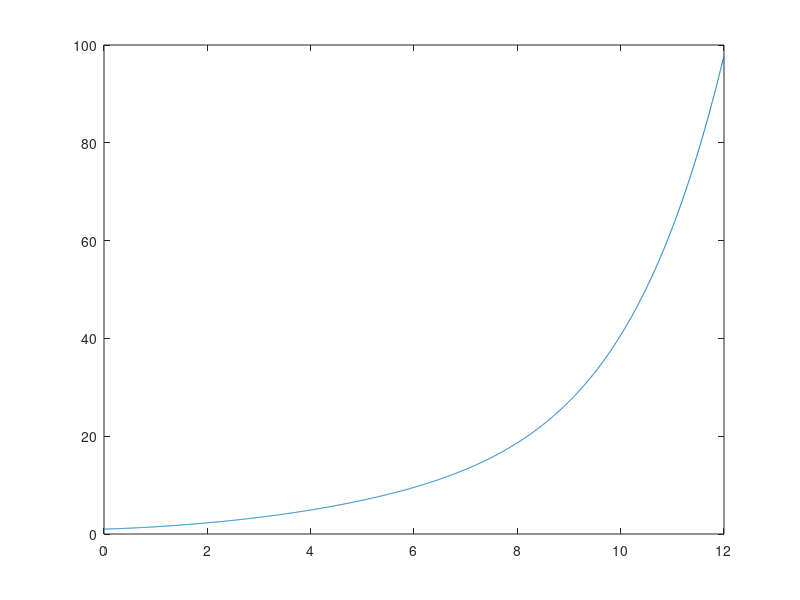

This chart was generated by the following MATLAB code: (Note: this script raises an error after producing the figure.)
clear
clc
T=12;
Tlen=2400;
dt=T/Tlen;
t=0:dt:T-dt;
tau=1;
taulen=round(tau/dt)+1;
Enum=1;
mu=1;
m= 0.2*(1+0.2*cos((t+dt)/T*2*pi));
f=0.35*(1+0.2*cos(t/T*2*pi));
%v=ones(Enum,taulen);
q=linspace(-tau,0,taulen);
v=exp(q);
v0=v(:,end);

for i=1:Tlen
    %%%Nonlinear parts

%    taulen= round(tau/dt)+1;
    Fi=f(i);
    v1=v(1,end - taulen+1)+v(1,end);
    
    u0=v0+dt*Fi*v1/mu;
    
    %%%%Linear partss
    Vi=m(i);
    %%%% evol
    E=eye(Enum) + Vi*dt;
    v0=E\u0;
    
    u(:,1:taulen-1)=v(:,2:taulen);
    u(:,taulen)=v0;
    v=u;
    VV(:,i)=v0;
end
plot(t,VV)

Data.dt=dt;
Data.T=T;
%opts = ddeset('RelTol',1e-5,'AbsTol',1e-8);
%sol = dde23(@(t,y,Z) exam5f(t,y,Z,Data),1,'exam5h',[0, T],opts);
sol = dde23(@(t,y,Z) exam5f(t,y,Z,Data),1,'exam5h',[0, T]);
hold on
plot(sol.x,sol.y,'.');